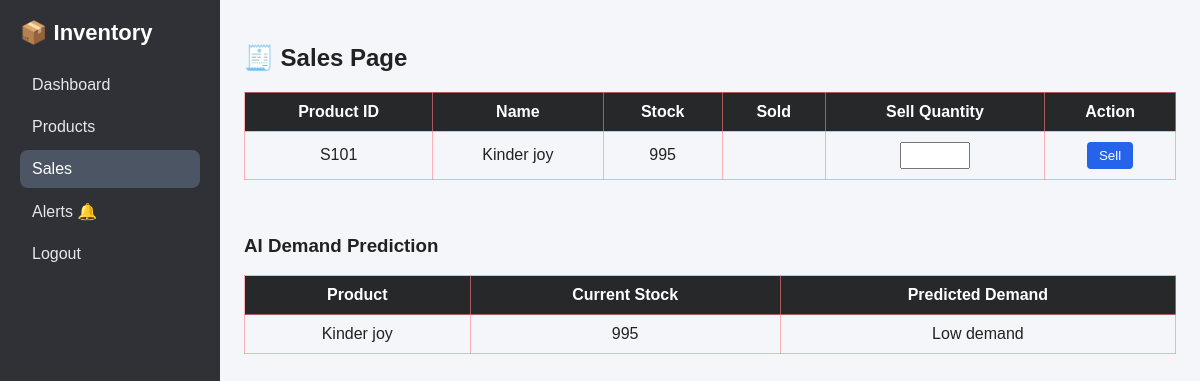
The app's page /sales/, older data.
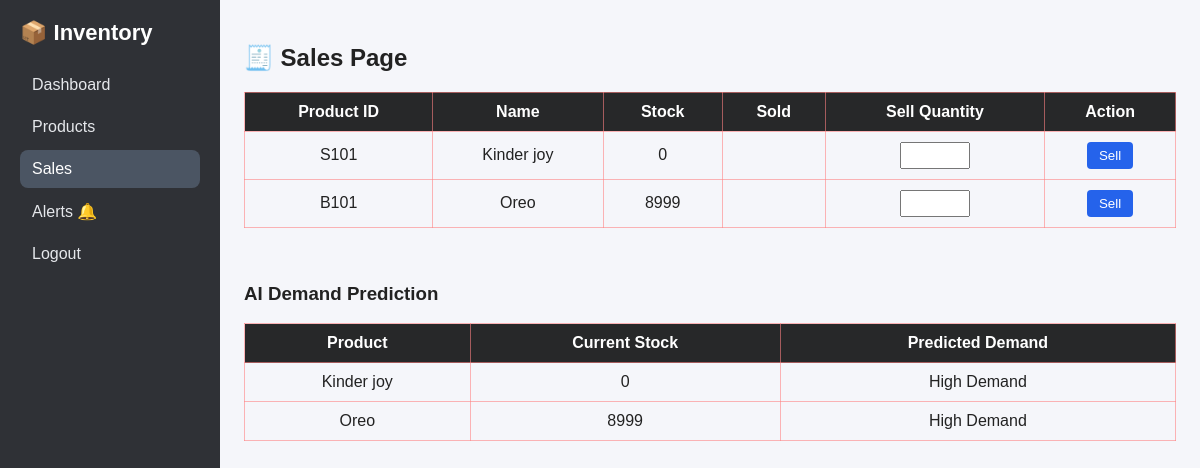
The same page, newer data.
### inventory/models.py (models this page shows, shortened)
class Product(models.Model):
    product_id = models.CharField(max_length=50, unique=True)
    name = models.CharField(max_length=100)
    stock = models.IntegerField(default=0)
    price = models.DecimalField(max_digits=10, decimal_places=2)
    barcode = models.CharField(
        max_length=100,
        unique=True,
        null=True,
        blank=True
    )

### inventory/views.py (the view, shortened to what this page needs)
# urls.py: path("sales/", sales_view, name="sales"),
def sales_view(request):
    products = Product.objects.all()
    predictions = []
    for product in products:
        predictions.append({
            "product": product.name,
            "stock": product.stock,
            "prediction": predict_demand(product)
        })
    return render(request, "inventory/sales.html", {
        "products": products,
        "predictions": predictions
    })

### inventory/ai_prediction.py (called while the page is built)
def predict_demand(product):
    sales = SalesHistory.objects.filter(product=product)
    if sales.count() < 2:
        return "Low demand"
    total_sold = sales.aggregate(total=Sum("quantity_sold"))["total"]
    avg_demand = total_sold // sales.count()
    if avg_demand >= 5:
        return "High Demand"
    elif avg_demand >= 3:
        return "Medium Demand"
    else:
        return "Low Demand"

### inventory/templates/inventory/sales.html (shortened to what this page needs)
{% extends "inventory/base.html" %}
{% block content %}
<h2>🧾 Sales Page</h2>
<table>
    <tr>
        <th>Product ID</th>
        <th>Name</th>
        <th>Stock</th>
        <th>Sold</th>
        <th>Sell Quantity</th>
        <th>Action</th>
    </tr>
    {% for product in products %}
    <tr>
        <td>{{ product.product_id }}</td>
        <td>{{ product.name }}</td>
        <td>{{ product.stock }}</td>
        <td>{{ product.sold_count }}</td>
        <td>
            <form id="sell-{{ product.id }}" method="POST">
                <input type="number" name="quantity" min="1" required>
            </form>
        </td>
        <td>
            <button type="submit" form="sell-{{ product.id }}">Sell</button>
        </td>
    </tr>
    {% endfor %}
</table>
<br><br>
<h3>AI Demand Prediction</h3>
<table>
    <tr>
        <th>Product</th>
        <th>Current Stock</th>
        <th>Predicted Demand</th>
    </tr>
    {% for p in predictions %}
    <tr>
        <td>{{ p.product }}</td>
        <td>{{ p.stock }}</td>
        <td>{{ p.prediction }}</td>
    </tr>
    {% endfor %}
</table>
{% endblock %}

Row changes from the older to the newer data that the page shows:
changed Product "Kinder joy": stock "995" → "0"
added Product: product_id "B101", name "Oreo", stock "8999", product "Oreo"
Text that changed along with them:
new list line: "Kinder joy"
new list line: "0 High Demand"
new list line: "8999 High Demand"
list line gone: "Kinder joy"
list line gone: "995 Low demand"
